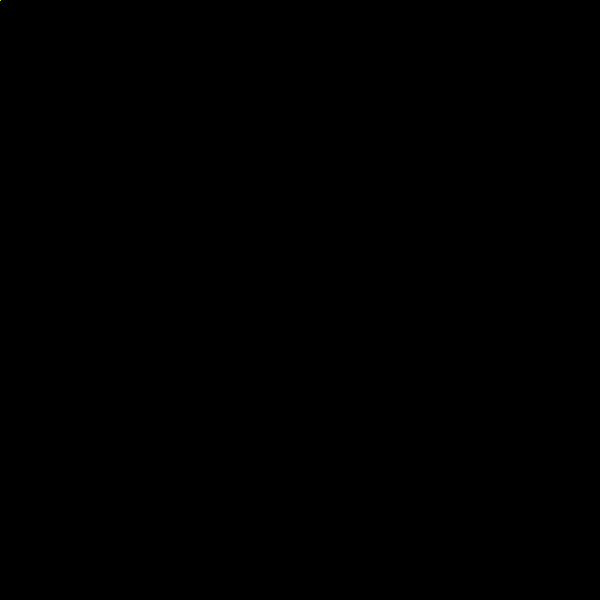
Frame 1 (no input)
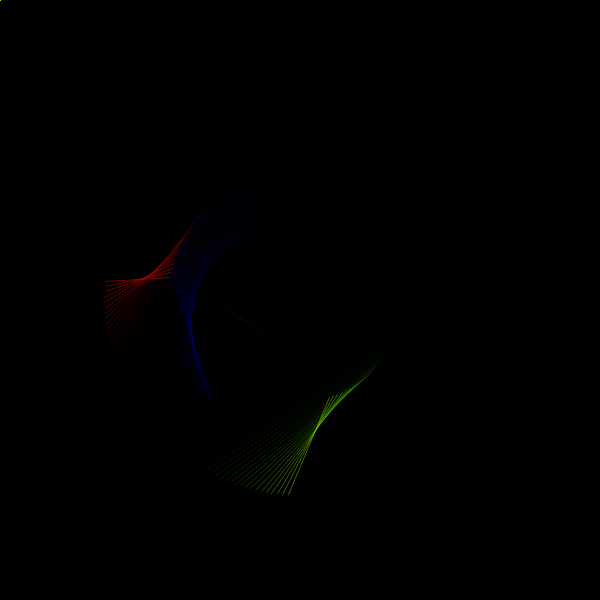
Frame 60 (the mouse pressed at the canvas centre just before this capture)
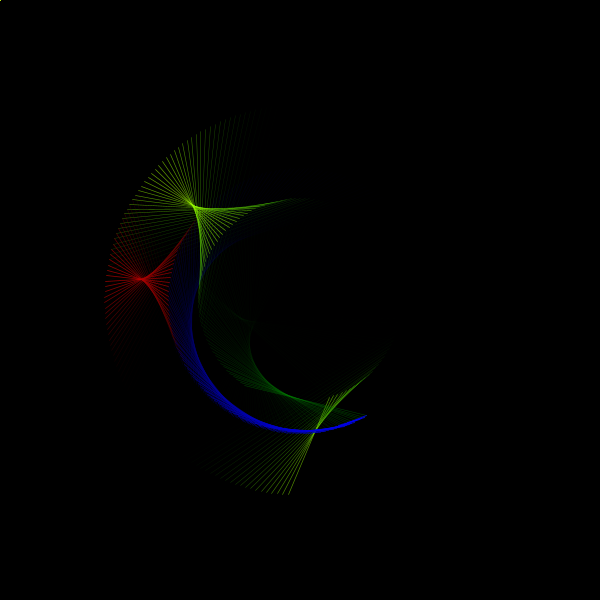
Frame 120 (the mouse held since frame 60 and released just before this capture)

The Processing sketch that drew these frames (run headless with seeded random() and noise(); from frame 60 on, the mouse is pressed at the canvas centre):

// Processing sketch: processing_97099
// ── processing_97099.pde

// Connections Spherical
//
// 'b' - draw lines/beziers
// 'r' - reset particles
// 'c' - clear screen

int w=600;
Dot c1, c2, c3, c4;
boolean bez = false;

void setup() {
 size(600,600);
 background(0);
 ellipseMode(CENTER);
 //frameRate(120);
 noFill();
 c1 = new Dot();
 c2 = new Dot();
 c3 = new Dot();
 c4 = new Dot();
 }

void draw() {
  //background(0);
  noFill();
  
  stroke(255-dist(c1.x,c1.y,c2.x,c2.y),0,0, 255-dist(c1.x,c1.y,c2.x,c2.y));
  strokeWeight( abs(map(dist(c1.x,c1.y,c2.x,c2.y),0,255,1,0.1) ));
  if (bez) { bezier(c1.x,c1.y,  c4.x,c4.y, c3.x,c3.y, c2.x,c2.y ); } else { line(c1.x,c1.y,c2.x,c2.y); }
  
  stroke(0,0,255-dist(c2.x,c2.y,c3.x,c3.y), 255-dist(c2.x,c2.y,c3.x,c3.y));
  strokeWeight( abs(map(dist(c2.x,c2.y,c3.x,c3.y),0,255,1,0.1) ));
  if (bez) { bezier(c2.x,c2.y,  c1.x,c1.y, c4.x,c4.y, c3.x,c3.y ); } else { line(c2.x,c2.y,c3.x,c3.y); }
  
  stroke(0,255-dist(c3.x,c3.y,c4.x,c4.y),0, 255-dist(c3.x,c3.y,c4.x,c4.y));
  strokeWeight( abs(map(dist(c3.x,c3.y,c4.x,c4.y),0,255,1,0.1) ));
  if (bez) { bezier(c3.x,c3.y,  c2.x,c2.y, c1.x,c1.y, c4.x,c4.y ); } else { line(c3.x,c3.y,c4.x,c4.y); }
  
  stroke(255-dist(c4.x,c4.y,c1.x,c1.y),255,0, 255-dist(c4.x,c4.y,c1.x,c1.y));
  strokeWeight( abs(map(dist(c4.x,c4.y,c1.x,c1.y),0,255,1,0.1) ));
  if (bez) { bezier(c4.x,c4.y,  c3.x,c3.y, c2.x,c2.y, c1.x,c1.y ); } else { line(c4.x,c4.y,c1.x,c1.y); }  
  
  c1.drawit();
  c2.drawit();
  c3.drawit();
  c4.drawit();
}

class Dot {
  float x,y,CX,CY,angle,speed,r;
 
  Dot() {
    reset();
 } 
  
  void drawit() {
   x= r*cos(radians(angle)) + CX;
   y= r*sin(radians(angle)) + CY;
   noStroke();
   fill(c1.x,c2.x,c3.x,c4.y);
   //strokeWeight(1);
   //point(x,y);
   //ellipse(x,y,2,2);
   angle+=speed;
}
  void reset() {
    speed = random(-2,2);
    if (speed<=0) {speed--;} else {speed++;}
    angle = random(360);
    CX = 300;
    CY = 300;
    r = random(100)+100;
  }
  
  
}

void keyPressed() {
 if (key == 'r') { c1.reset(); c2.reset(); c3.reset(); c4.reset(); } 
 if (key == 'b') { bez = !bez; }
 if (key == 'c') { background(0); }  
}
